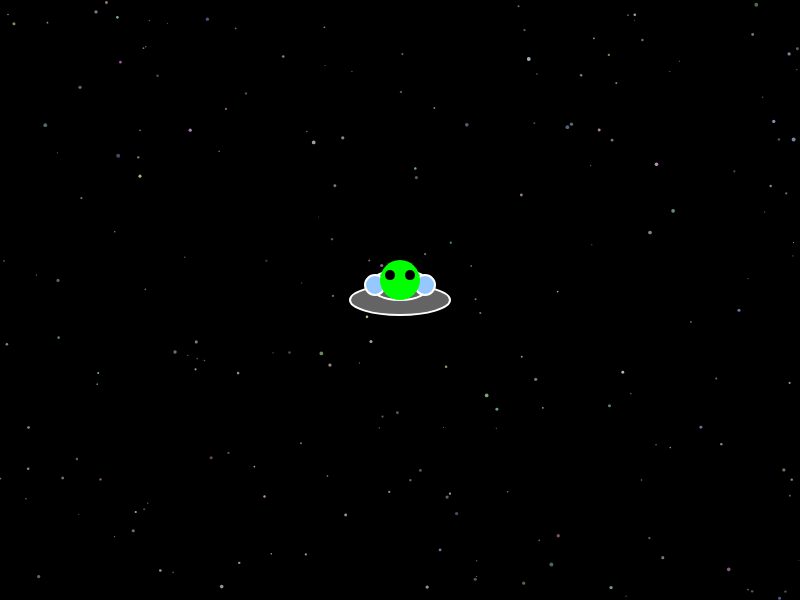
Frame 1 (no input)
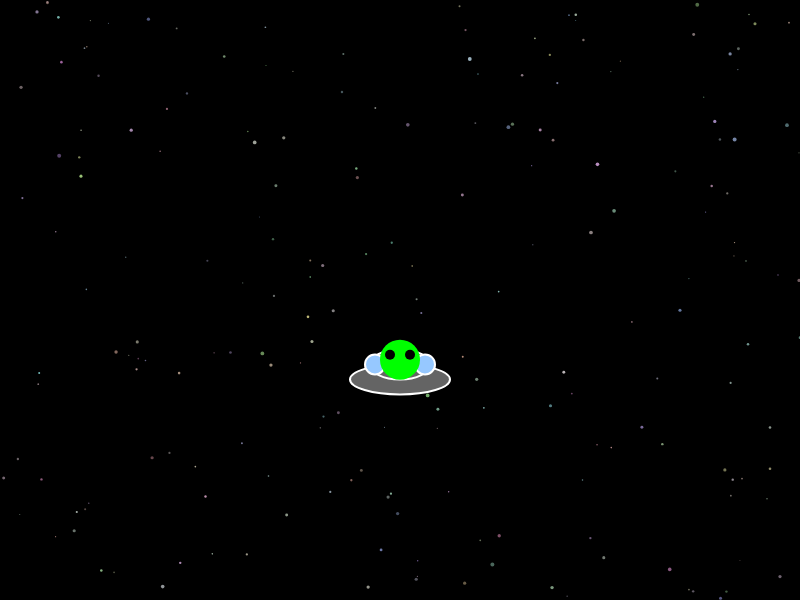
Frame 60 (no input)
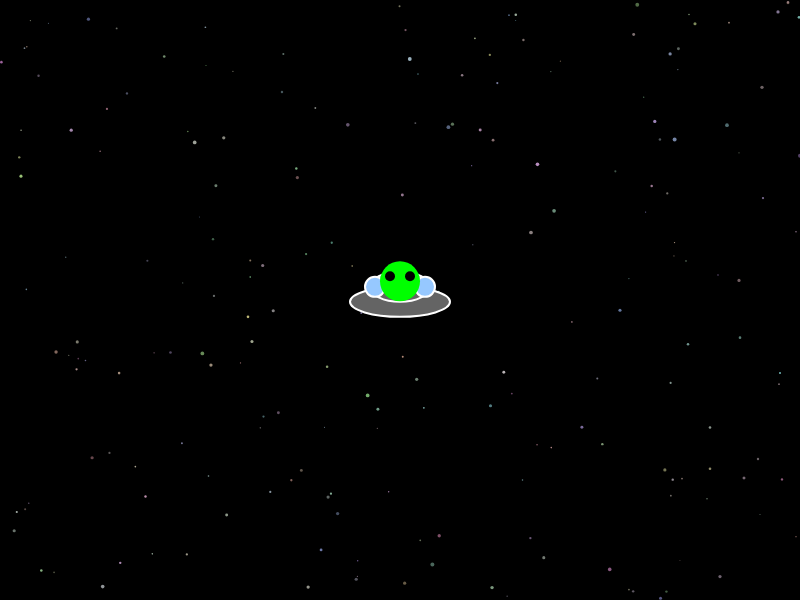
Frame 120 (the mouse pressed at the canvas centre since frame 60)

The p5.js sketch that drew these frames (run headless with seeded random() and noise() and a simulated clock; from frame 60 on, the mouse is pressed at the canvas centre):

// p5.js sketch
// ── sketch.js
let ufoX, ufoY; // Position of UFO
let alienSize; // Size of the alien
let stars = []; // Array to store stars
let speedX = -1; // Speed of stars moving to the left

function setup() {
  createCanvas(800, 600);
  
  // Initialize UFO position
  ufoX = width / 2;
  ufoY = height / 2;
  
  // Set alien size
  alienSize = 50;
  
  // Create stars
  for (let i = 0; i < 200; i++) {
    stars.push({
      x: random(width),
      y: random(height),
      size: random(1, 4),
      color: color(random(150, 255), random(150, 255), random(150, 255), random(100, 200)),
    });
  }
}

function draw() {
  background(0);
  
  // Draw and animate stars
  for (let star of stars) {
    fill(star.color);
    noStroke();
    ellipse(star.x, star.y, star.size, star.size);
    
    // Update star position
    star.x += speedX;
    
    // Wrap around edges
    if (star.x < 0) star.x = width;
  }
  
  // Draw and animate UFO
  drawUFO(ufoX, ufoY);
  animateUFO();
  
  // Draw alien
  drawAlien(ufoX, ufoY, alienSize);
}

function drawUFO(x, y) {
  fill(100);
  stroke(255);
  strokeWeight(2);
  // Body
  ellipse(x, y, 100, 30);
  // Dome
  ellipse(x, y - 15, 60, 30);
  // Windows
  fill(150, 200, 255);
  ellipse(x - 25, y - 15, 20, 20);
  ellipse(x + 25, y - 15, 20, 20);
}

function animateUFO() {
  // Oscillate UFO up and down
  ufoY += sin(frameCount * 0.05) * 2;
}

function drawAlien(x, y, size) {
  fill(0, 255, 0);
  noStroke();
  // Head
  ellipse(x, y - 20, size * 0.8, size * 0.8);
  // Eyes
  fill(0);
  ellipse(x - 10, y - 25, 10, 10);
  ellipse(x + 10, y - 25, 10, 10);
}
